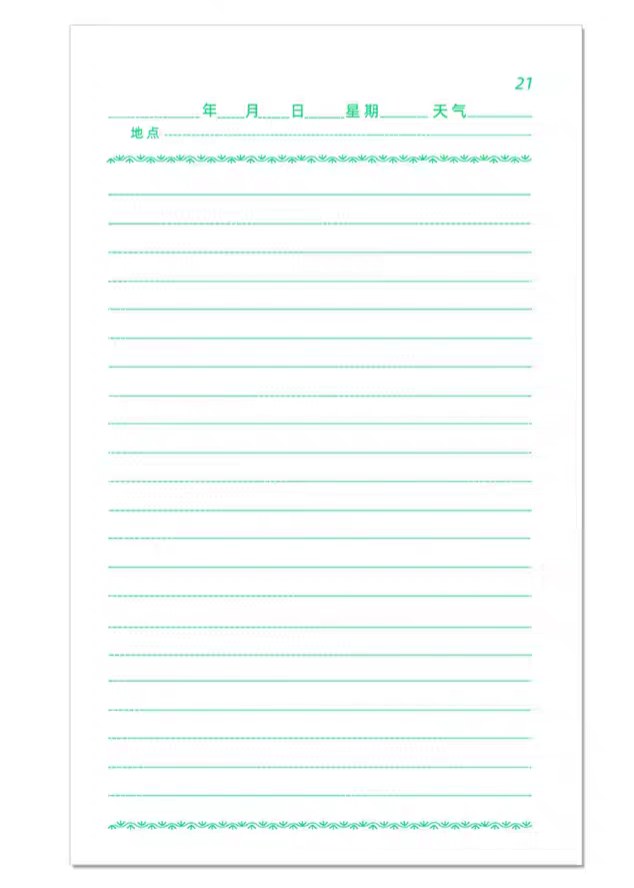
#> input picture resources/field_notes/b.png, 634 x 888 px
$ python process_field_notes.py b.png
#> lines starting #> are read from the running program, lines starting #| are printed output that depends on the picture; after the words box and inside, x2 and y2 are one past the last pixel; in counts of white or black regions, pixels touching at a corner belong together
import numpy as np
from PIL import Image, ImageFilter


def extract_content(path):
#> called with path = 'b.png'
    img = Image.open(path).convert("RGB")
    data = np.array(img).astype(float)
    r, g, b = data[:, :, 0], data[:, :, 1], data[:, :, 2]
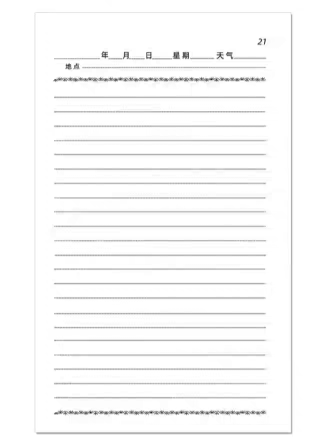
#> r: shape (888, 634) float64 (shown at 1/2 size); min 10, max 255, mean 248.5

    # 1. 检测绿色
    green_mask = (g - r > 10) & (g - b > 10)
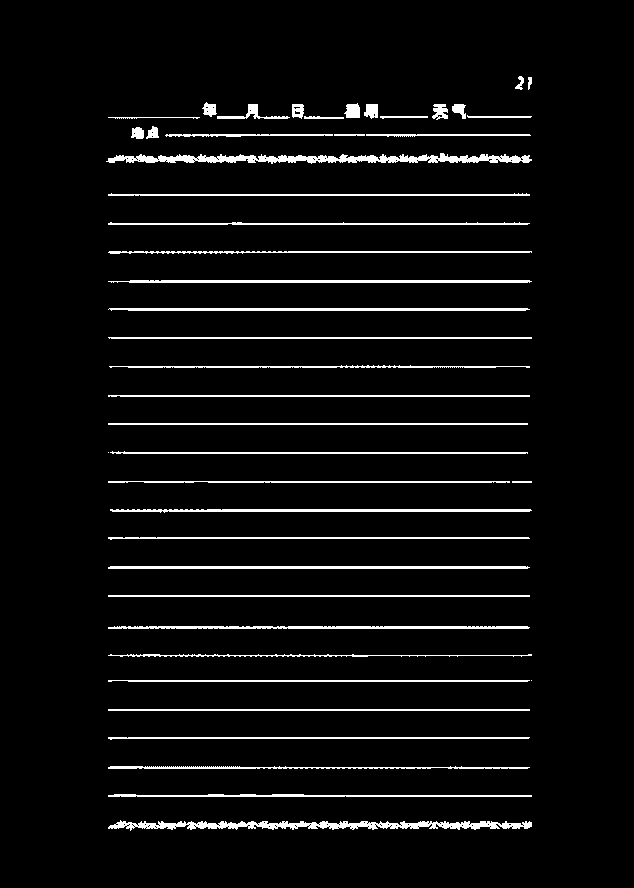
#> green_mask: shape (888, 634) bool; 4.9% white; 45 white regions (2 under 20 px), largest, box (x1, y1, x2, y2) and area: (106, 153, 532, 164) 2494, (108, 820, 532, 831) 2335, (108, 566, 530, 569) 1259

    # 2. 计算边界 (在抹除 21 之前计算，以保留原始的构图和顶部空间)
    rows = np.any(green_mask, axis=1)
    cols = np.any(green_mask, axis=0)

    row_indices = np.where(rows)[0]
#> row_indices = 127 values from 76 to 830
    col_indices = np.where(cols)[0]
#> col_indices = 426 values from 106 to 531

    if len(row_indices) == 0 or len(col_indices) == 0:
        print(f"Warning: No content detected in {path}. Returning blank.")
        return Image.new("RGB", img.size, (255, 255, 255))

    rmin, rmax = row_indices[[0, -1]]
#> rmin = 76; rmax = 830
    cmin, cmax = col_indices[[0, -1]]
#> cmin = 106; cmax = 531

    # 3. 针对 b.png 特殊处理：抹除右上角的噪声 (21)
    if "b." in path.lower():
        h_full, w_full = green_mask.shape
        # 抹除顶部 15% 和 右侧 20% 的交集区域
        green_mask[: int(h_full * 0.15), int(w_full * 0.80) :] = False

    # 4. 根据先前计算的原始边界进行裁切
    green_crop = green_mask[rmin : rmax + 1, cmin : cmax + 1]
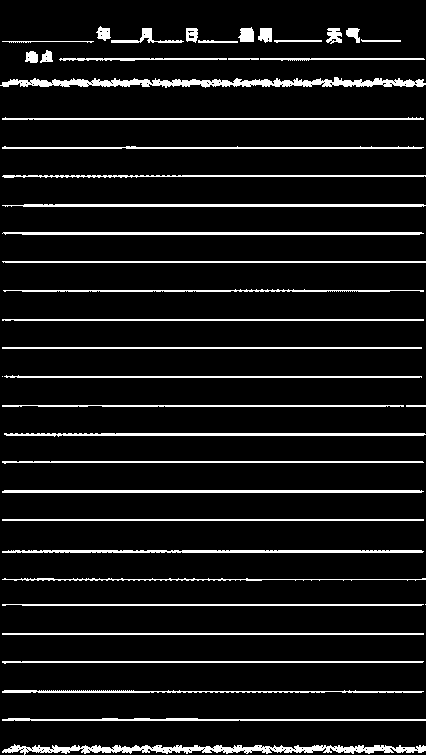
#> green_crop: shape (755, 426) bool; 8.6% white; 43 white regions (2 under 20 px), largest, box (x1, y1, x2, y2) and area: (0, 77, 426, 88) 2494, (2, 744, 426, 755) 2335, (2, 490, 424, 493) 1259

    # 5. 膨胀腐蚀（闭合）填补断点
    mask_img = Image.fromarray(green_crop.astype(np.uint8) * 255, "L")
    for _ in range(3):
        mask_img = mask_img.filter(ImageFilter.MaxFilter(3))
#> this loop made 3 passes
#> pass 1, in extract_content, `mask_img = mask_img.filter(ImageFilter.MaxFilter(3))`:
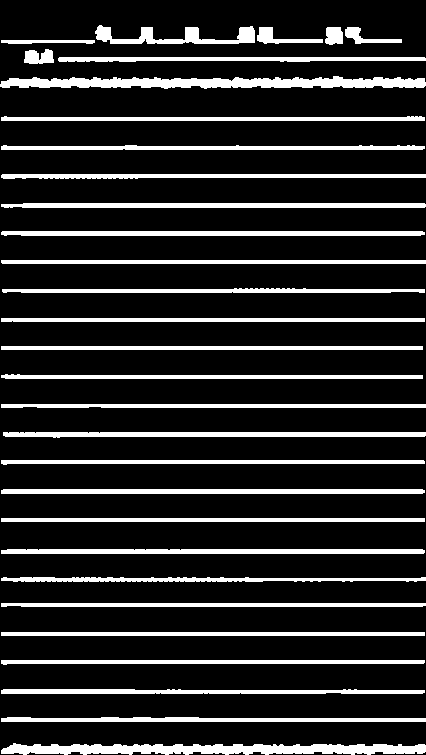
#> mask_img: PIL image 426x755 L; 16.1% white; 31 white regions, largest, box (x1, y1, x2, y2) and area: (0, 76, 426, 89) 3799, (1, 743, 426, 755) 3685, (1, 489, 425, 494) 2114
    for _ in range(2):
        mask_img = mask_img.filter(ImageFilter.MinFilter(3))
    filled = np.array(mask_img) > 127
#> filled: shape (755, 426) bool; 16.4% white; 27 white regions, largest, box (x1, y1, x2, y2) and area: (0, 743, 426, 755) 4130, (0, 76, 426, 89) 3905, (95, 25, 402, 45) 2567

    crop_data = data[rmin : rmax + 1, cmin : cmax + 1].astype(np.uint8)
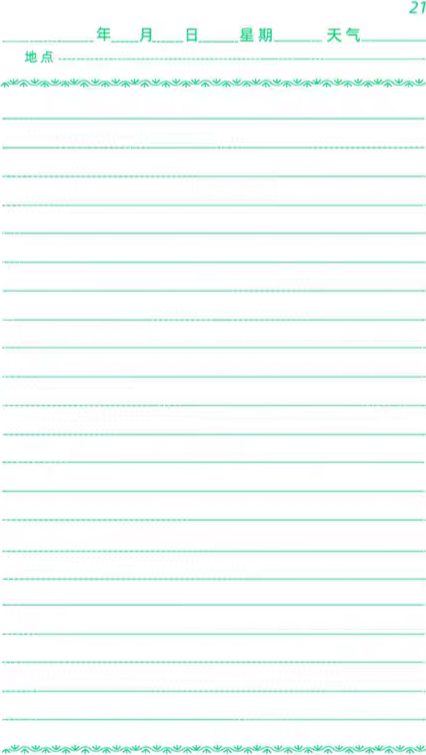
#> crop_data: shape (755, 426, 3); mean R, G, B 245, 251.5, 249.8
    result = np.full_like(crop_data, 255)

    # 6. 提取内容并与白色混合 (调浅)
    content_pixels = crop_data[filled].astype(float)
    lightened = (content_pixels * 0.4 + 255 * 0.6).astype(np.uint8)
    result[filled] = lightened
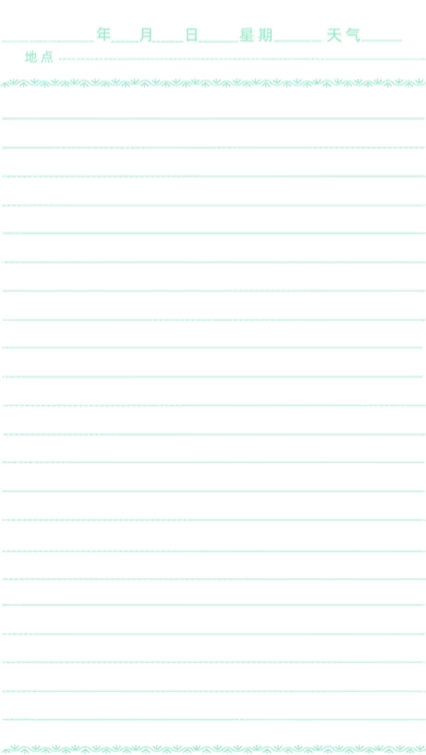
#> result: shape (755, 426, 3); mean of channels 0, 1, 2 251.4, 253.9, 253.1; drawn as R, G, B

    return Image.fromarray(result)


def process(inputs, margin_ratio=0.03, target_long_side=3840):
    """
    将内容等比缩放后居中放置在标准 B6 比例画布（125:176）上。
    画布长边固定为 3840px (4K)，四周补白边。
    """
    # B6 短边:长边 = 125:176
    B6_SHORT = 125
    B6_LONG = 176

    contents = [extract_content(p) for p in inputs]
#> contents = 1 item

    output_paths = []
    for path, content in zip(inputs, contents):
        w, h = content.size

        # 根据内容方向确定 B6 画布尺寸（竖向/横向）
        if h >= w:
            # 竖向：高为长边
            canvas_h = target_long_side
            canvas_w = round(target_long_side * B6_SHORT / B6_LONG)
        else:
            # 横向：宽为长边
            canvas_w = target_long_side
            canvas_h = round(target_long_side * B6_SHORT / B6_LONG)

        # 内容可用区域（扣除四周边距）
        pad = round(target_long_side * margin_ratio)
        avail_w = canvas_w - 2 * pad
        avail_h = canvas_h - 2 * pad

        # 等比缩放内容以填入可用区域
        scale = min(avail_w / w, avail_h / h)
        new_w, new_h = round(w * scale), round(h * scale)
        content = content.resize((new_w, new_h), Image.Resampling.LANCZOS)

        # 创建白色 B6 画布，居中放置内容
        canvas = Image.new("RGB", (canvas_w, canvas_h), (255, 255, 255))
        offset_x = (canvas_w - new_w) // 2
        offset_y = (canvas_h - new_h) // 2
        canvas.paste(content, (offset_x, offset_y))

        stem = path.rsplit(".", 1)[0]
        out_path = stem + "_final.png"
        canvas.save(out_path)
        print(
            f"saved: {out_path} (B6 Canvas: {canvas_w}x{canvas_h}, Content: {new_w}x{new_h}, pad: {pad}px)"
        )
        output_paths.append(out_path)
#> this loop made 1 pass
#> (path, w, h, canvas_h, canvas_w, pad, avail_w, avail_h) on pass 1: ('b.png', 426, 755, 3840, 2727, 115, 2497, 3610)
#> (printed output is left out)
#> pass 1, in process, `canvas.save(out_path)`:
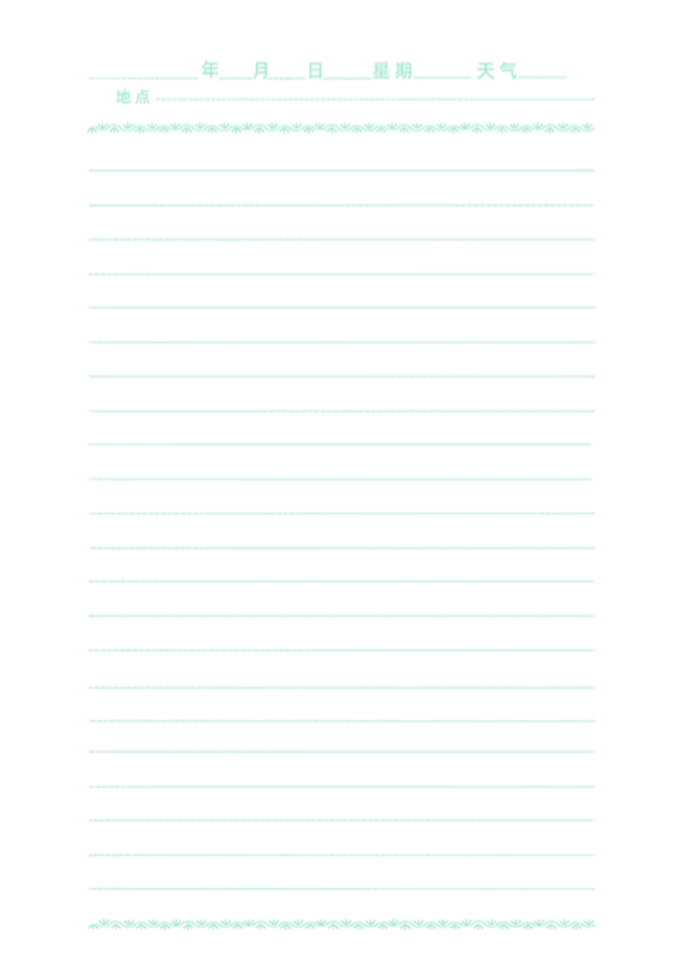
#> saved as b_final.png: PIL image 2727x3840 RGB (shown at 1/4 size); mean R, G, B 252.5, 254.2, 253.7
#> after the loop, output_paths = ['b_final.png']

    return output_paths


if __name__ == "__main__":
    import sys

    if len(sys.argv) < 2:
        print("usage: python process_field_notes.py <image1> [image2 ...]")
        sys.exit(1)
    process(sys.argv[1:])

$ run again, with resources/field_notes/left_collage.png copied over resources/field_notes/b.png
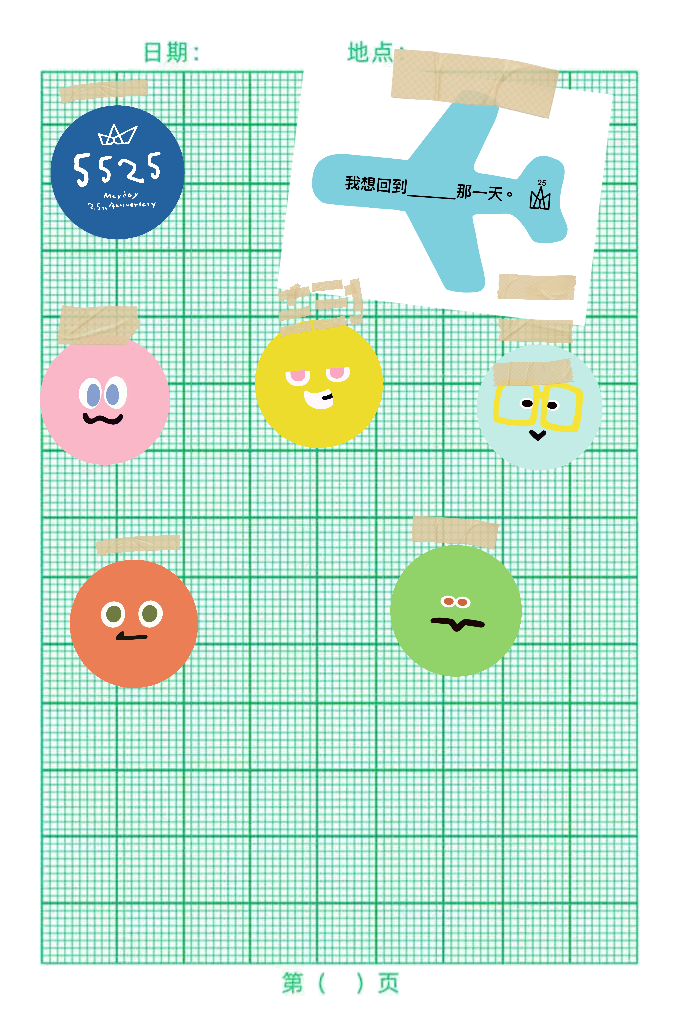
#> input picture resources/field_notes/left_collage.png, 680 x 1036 px
#> in extract_content, `green_mask = (g - r > 10) & (g - b > 10)`:
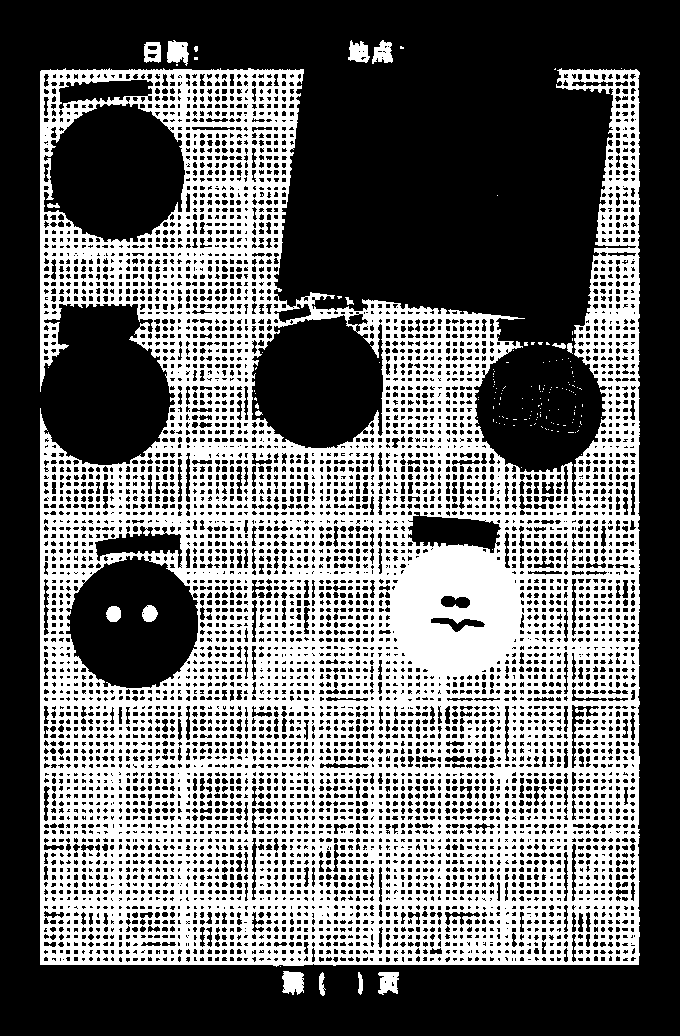
#> green_mask: shape (1036, 680) bool; 41.1% white; 150 white regions (133 under 20 px), largest, box (x1, y1, x2, y2) and area: (40, 68, 640, 967) 285984, (282, 971, 304, 995) 425, (167, 40, 189, 66) 410
#> row_indices = 950 values from 40 to 995
#> col_indices = 600 values from 40 to 639
#> rmin = 40; rmax = 995
#> cmin = 40; cmax = 639
#> green_crop: shape (956, 600) bool; 50% white; 148 white regions (131 under 20 px), largest, box (x1, y1, x2, y2) and area: (0, 28, 600, 927) 283353, (242, 931, 264, 955) 425, (127, 0, 149, 26) 410
#> filled: shape (956, 600) bool; 69% white; 20 black regions, largest, box (x1, y1, x2, y2) and area: (149, 0, 600, 302) 89667, (0, 267, 129, 424) 15205, (12, 66, 143, 198) 13740
#> contents = 1 item
#> the loop in process, `for path, content in zip(inputs, contents):` made 1 pass
#> (path, w, h, canvas_h, canvas_w, pad, avail_w, avail_h) on pass 1: ('b.png', 600, 956, 3840, 2727, 115, 2497, 3610)
#> (printed output is left out)
#> pass 1, in process, `canvas.save(out_path)`:
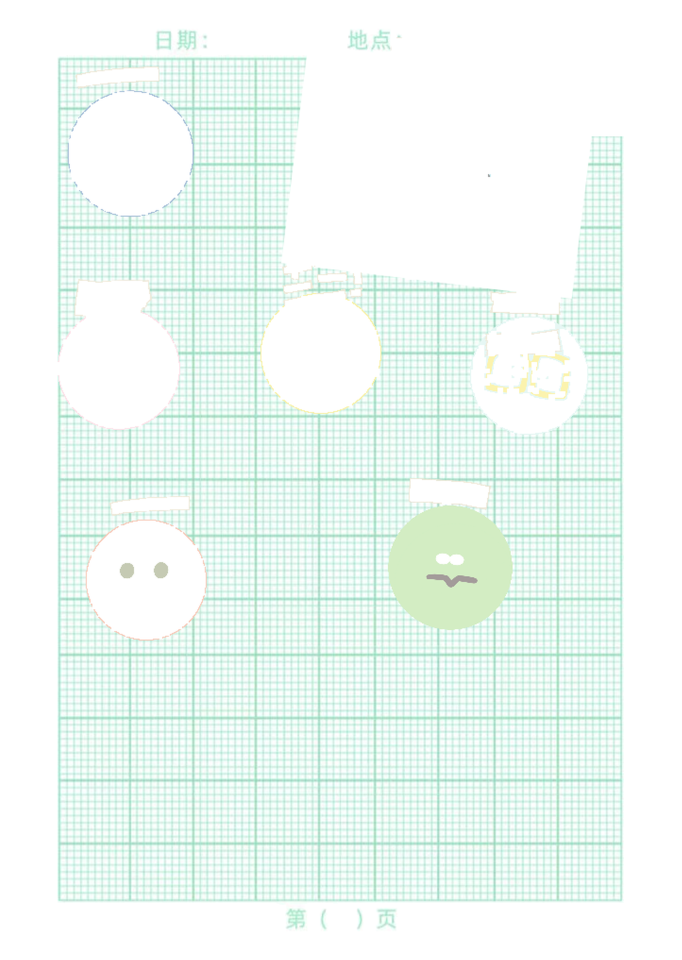
#> saved as b_final.png: PIL image 2727x3840 RGB (shown at 1/4 size); mean R, G, B 238.2, 249.3, 244.4
#> after the loop in process, `for path, content in zip(inputs, contents):`: output_paths = ['b_final.png']

$ run again, with resources/field_notes/test_handwriting_ts.png copied over resources/field_notes/b.png
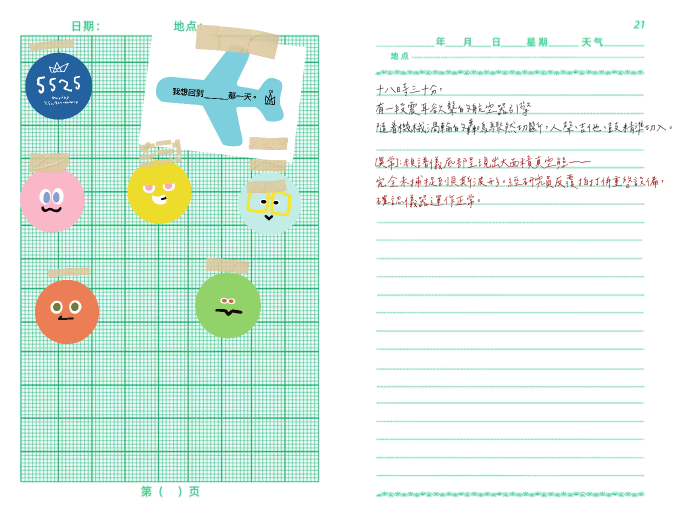
#> input picture resources/field_notes/test_handwriting_ts.png, 1360 x 1036 px (shown at 1/2 size)
#> in extract_content, `green_mask = (g - r > 10) & (g - b > 10)`:
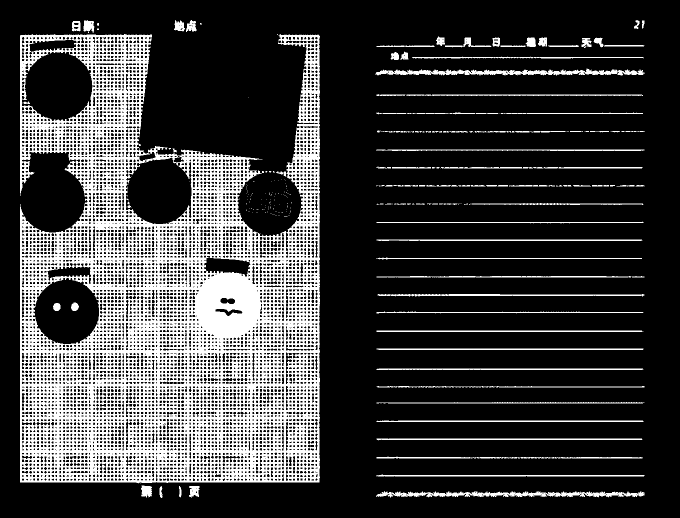
#> green_mask: shape (1036, 1360) bool (shown at 1/2 size); 23.5% white; 310 white regions (191 under 20 px), largest, box (x1, y1, x2, y2) and area: (40, 68, 640, 967) 285984, (750, 137, 1289, 151) 3987, (752, 982, 1289, 996) 3713
#> row_indices = 950 values from 40 to 995
#> col_indices = 1139 values from 40 to 1288
#> rmin = 40; rmax = 995
#> cmin = 40; cmax = 1288
#> green_crop: shape (956, 1249) bool; 27.5% white; 304 white regions (191 under 20 px), largest, box (x1, y1, x2, y2) and area: (0, 28, 600, 927) 285984, (712, 942, 1249, 956) 3713, (710, 99, 1048, 111) 2484
#> filled: shape (956, 1249) bool; 39.4% white; 45 white regions (8 under 20 px), largest, box (x1, y1, x2, y2) and area: (0, 0, 601, 956) 397269, (711, 941, 1249, 956) 6354, (709, 98, 1049, 112) 3649
#> contents = 1 item
#> the loop in process, `for path, content in zip(inputs, contents):` made 1 pass
#> (path, w, h, canvas_w, canvas_h, pad, avail_w, avail_h) on pass 1: ('b.png', 1249, 956, 3840, 2727, 115, 3610, 2497)
#> (printed output is left out)
#> pass 1, in process, `canvas.save(out_path)`:
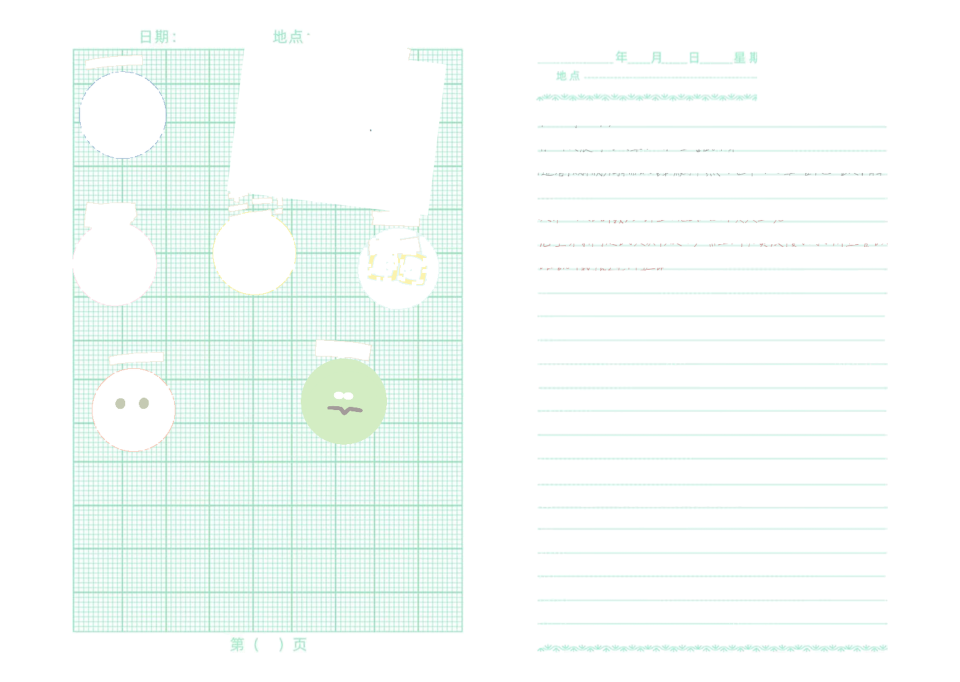
#> saved as b_final.png: PIL image 3840x2727 RGB (shown at 1/4 size); mean R, G, B 245.8, 251.8, 249.2
#> after the loop in process, `for path, content in zip(inputs, contents):`: output_paths = ['b_final.png']
